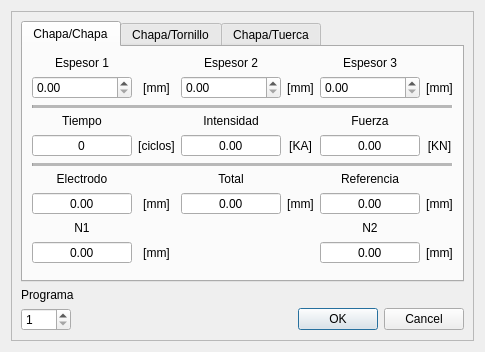
<?xml version="1.0" encoding="UTF-8"?>
<ui version="4.0">
 <class>Dialog</class>
 <widget class="QDialog" name="Dialog">
  <property name="geometry">
   <rect>
    <x>0</x>
    <y>0</y>
    <width>473</width>
    <height>352</height>
   </rect>
  </property>
  <property name="windowTitle">
   <string>Asistente</string>
  </property>
  <property name="windowIcon">
   <iconset>
    <normaloff>../../iconos/ic_asistente.svg</normaloff>../../iconos/ic_asistente.svg</iconset>
  </property>
  <property name="modal">
   <bool>true</bool>
  </property>
  <layout class="QVBoxLayout" name="verticalLayout">
   <item>
    <widget class="QFrame" name="frame">
     <property name="frameShape">
      <enum>QFrame::StyledPanel</enum>
     </property>
     <property name="frameShadow">
      <enum>QFrame::Raised</enum>
     </property>
     <layout class="QGridLayout" name="gridLayout">
      <item row="2" column="1">
       <widget class="QDialogButtonBox" name="buttonBox">
        <property name="orientation">
         <enum>Qt::Horizontal</enum>
        </property>
        <property name="standardButtons">
         <set>QDialogButtonBox::Cancel|QDialogButtonBox::Ok</set>
        </property>
       </widget>
      </item>
      <item row="2" column="0">
       <widget class="QSpinBox" name="caja_1">
        <property name="minimumSize">
         <size>
          <width>50</width>
          <height>0</height>
         </size>
        </property>
        <property name="maximumSize">
         <size>
          <width>50</width>
          <height>16777215</height>
         </size>
        </property>
        <property name="minimum">
         <number>1</number>
        </property>
        <property name="maximum">
         <number>255</number>
        </property>
       </widget>
      </item>
      <item row="1" column="0">
       <widget class="QLabel" name="lbl_1">
        <property name="text">
         <string>Programa</string>
        </property>
       </widget>
      </item>
      <item row="0" column="0" colspan="2">
       <widget class="QTabWidget" name="tabWidget">
        <property name="currentIndex">
         <number>0</number>
        </property>
        <widget class="QWidget" name="tab">
         <attribute name="title">
          <string>Chapa/Chapa</string>
         </attribute>
         <layout class="QGridLayout" name="gridLayout_2">
          <item row="7" column="0">
           <widget class="QDoubleSpinBox" name="caja_106">
            <property name="minimumSize">
             <size>
              <width>100</width>
              <height>0</height>
             </size>
            </property>
            <property name="maximumSize">
             <size>
              <width>100</width>
              <height>16777215</height>
             </size>
            </property>
            <property name="alignment">
             <set>Qt::AlignCenter</set>
            </property>
            <property name="readOnly">
             <bool>true</bool>
            </property>
            <property name="buttonSymbols">
             <enum>QAbstractSpinBox::NoButtons</enum>
            </property>
           </widget>
          </item>
          <item row="0" column="4">
           <widget class="QLabel" name="lbl_104">
            <property name="text">
             <string>Espesor 3</string>
            </property>
            <property name="alignment">
             <set>Qt::AlignCenter</set>
            </property>
           </widget>
          </item>
          <item row="7" column="4">
           <widget class="QDoubleSpinBox" name="caja_108">
            <property name="minimumSize">
             <size>
              <width>100</width>
              <height>0</height>
             </size>
            </property>
            <property name="maximumSize">
             <size>
              <width>100</width>
              <height>16777215</height>
             </size>
            </property>
            <property name="alignment">
             <set>Qt::AlignCenter</set>
            </property>
            <property name="readOnly">
             <bool>true</bool>
            </property>
            <property name="buttonSymbols">
             <enum>QAbstractSpinBox::NoButtons</enum>
            </property>
           </widget>
          </item>
          <item row="7" column="3">
           <widget class="QLabel" name="lbl_115">
            <property name="text">
             <string>[mm]</string>
            </property>
            <property name="alignment">
             <set>Qt::AlignCenter</set>
            </property>
           </widget>
          </item>
          <item row="4" column="3">
           <widget class="QLabel" name="lbl_109">
            <property name="text">
             <string>[KA]</string>
            </property>
            <property name="alignment">
             <set>Qt::AlignCenter</set>
            </property>
           </widget>
          </item>
          <item row="9" column="5">
           <widget class="QLabel" name="lbl_121">
            <property name="text">
             <string>[mm]</string>
            </property>
            <property name="alignment">
             <set>Qt::AlignCenter</set>
            </property>
           </widget>
          </item>
          <item row="0" column="0">
           <widget class="QLabel" name="lbl_100">
            <property name="text">
             <string>Espesor 1</string>
            </property>
            <property name="alignment">
             <set>Qt::AlignCenter</set>
            </property>
           </widget>
          </item>
          <item row="3" column="4">
           <widget class="QLabel" name="lbl_110">
            <property name="text">
             <string>Fuerza</string>
            </property>
            <property name="alignment">
             <set>Qt::AlignCenter</set>
            </property>
           </widget>
          </item>
          <item row="3" column="0">
           <widget class="QLabel" name="lbl_106">
            <property name="text">
             <string>Tiempo</string>
            </property>
            <property name="alignment">
             <set>Qt::AlignCenter</set>
            </property>
           </widget>
          </item>
          <item row="1" column="1">
           <widget class="QLabel" name="lbl_101">
            <property name="text">
             <string>[mm]</string>
            </property>
            <property name="alignment">
             <set>Qt::AlignCenter</set>
            </property>
           </widget>
          </item>
          <item row="1" column="3">
           <widget class="QLabel" name="lbl_103">
            <property name="text">
             <string>[mm]</string>
            </property>
            <property name="alignment">
             <set>Qt::AlignCenter</set>
            </property>
           </widget>
          </item>
          <item row="7" column="2">
           <widget class="QDoubleSpinBox" name="caja_107">
            <property name="minimumSize">
             <size>
              <width>100</width>
              <height>0</height>
             </size>
            </property>
            <property name="maximumSize">
             <size>
              <width>100</width>
              <height>16777215</height>
             </size>
            </property>
            <property name="alignment">
             <set>Qt::AlignCenter</set>
            </property>
            <property name="readOnly">
             <bool>true</bool>
            </property>
            <property name="buttonSymbols">
             <enum>QAbstractSpinBox::NoButtons</enum>
            </property>
           </widget>
          </item>
          <item row="1" column="2">
           <widget class="QDoubleSpinBox" name="caja_101">
            <property name="minimumSize">
             <size>
              <width>100</width>
              <height>0</height>
             </size>
            </property>
            <property name="maximumSize">
             <size>
              <width>100</width>
              <height>16777215</height>
             </size>
            </property>
           </widget>
          </item>
          <item row="5" column="0" colspan="6">
           <widget class="Line" name="line_3">
            <property name="frameShadow">
             <enum>QFrame::Sunken</enum>
            </property>
            <property name="midLineWidth">
             <number>10</number>
            </property>
            <property name="orientation">
             <enum>Qt::Horizontal</enum>
            </property>
           </widget>
          </item>
          <item row="7" column="1">
           <widget class="QLabel" name="lbl_113">
            <property name="text">
             <string>[mm]</string>
            </property>
            <property name="alignment">
             <set>Qt::AlignCenter</set>
            </property>
           </widget>
          </item>
          <item row="4" column="1">
           <widget class="QLabel" name="lbl_107">
            <property name="text">
             <string>[ciclos]</string>
            </property>
            <property name="alignment">
             <set>Qt::AlignCenter</set>
            </property>
           </widget>
          </item>
          <item row="1" column="0">
           <widget class="QDoubleSpinBox" name="caja_100">
            <property name="minimumSize">
             <size>
              <width>100</width>
              <height>0</height>
             </size>
            </property>
            <property name="maximumSize">
             <size>
              <width>100</width>
              <height>16777215</height>
             </size>
            </property>
           </widget>
          </item>
          <item row="4" column="5">
           <widget class="QLabel" name="lbl_111">
            <property name="text">
             <string>[KN]</string>
            </property>
            <property name="alignment">
             <set>Qt::AlignCenter</set>
            </property>
           </widget>
          </item>
          <item row="1" column="5">
           <widget class="QLabel" name="lbl_105">
            <property name="text">
             <string>[mm]</string>
            </property>
            <property name="alignment">
             <set>Qt::AlignCenter</set>
            </property>
           </widget>
          </item>
          <item row="6" column="2">
           <widget class="QLabel" name="lbl_114">
            <property name="text">
             <string>Total</string>
            </property>
            <property name="alignment">
             <set>Qt::AlignCenter</set>
            </property>
           </widget>
          </item>
          <item row="6" column="4">
           <widget class="QLabel" name="lbl_116">
            <property name="text">
             <string>Referencia</string>
            </property>
            <property name="alignment">
             <set>Qt::AlignCenter</set>
            </property>
           </widget>
          </item>
          <item row="0" column="2">
           <widget class="QLabel" name="lbl_102">
            <property name="text">
             <string>Espesor 2</string>
            </property>
            <property name="alignment">
             <set>Qt::AlignCenter</set>
            </property>
           </widget>
          </item>
          <item row="2" column="0" colspan="6">
           <widget class="Line" name="line">
            <property name="lineWidth">
             <number>1</number>
            </property>
            <property name="midLineWidth">
             <number>10</number>
            </property>
            <property name="orientation">
             <enum>Qt::Horizontal</enum>
            </property>
           </widget>
          </item>
          <item row="4" column="4">
           <widget class="QDoubleSpinBox" name="caja_105">
            <property name="minimumSize">
             <size>
              <width>100</width>
              <height>0</height>
             </size>
            </property>
            <property name="maximumSize">
             <size>
              <width>100</width>
              <height>16777215</height>
             </size>
            </property>
            <property name="alignment">
             <set>Qt::AlignCenter</set>
            </property>
            <property name="readOnly">
             <bool>true</bool>
            </property>
            <property name="buttonSymbols">
             <enum>QAbstractSpinBox::NoButtons</enum>
            </property>
           </widget>
          </item>
          <item row="6" column="0">
           <widget class="QLabel" name="lbl_112">
            <property name="text">
             <string>Electrodo</string>
            </property>
            <property name="alignment">
             <set>Qt::AlignCenter</set>
            </property>
           </widget>
          </item>
          <item row="9" column="4">
           <widget class="QDoubleSpinBox" name="caja_110">
            <property name="minimumSize">
             <size>
              <width>100</width>
              <height>0</height>
             </size>
            </property>
            <property name="maximumSize">
             <size>
              <width>100</width>
              <height>16777215</height>
             </size>
            </property>
            <property name="alignment">
             <set>Qt::AlignCenter</set>
            </property>
            <property name="readOnly">
             <bool>true</bool>
            </property>
            <property name="buttonSymbols">
             <enum>QAbstractSpinBox::NoButtons</enum>
            </property>
           </widget>
          </item>
          <item row="4" column="2">
           <widget class="QDoubleSpinBox" name="caja_104">
            <property name="minimumSize">
             <size>
              <width>100</width>
              <height>0</height>
             </size>
            </property>
            <property name="maximumSize">
             <size>
              <width>100</width>
              <height>16777215</height>
             </size>
            </property>
            <property name="alignment">
             <set>Qt::AlignCenter</set>
            </property>
            <property name="readOnly">
             <bool>true</bool>
            </property>
            <property name="buttonSymbols">
             <enum>QAbstractSpinBox::NoButtons</enum>
            </property>
           </widget>
          </item>
          <item row="1" column="4">
           <widget class="QDoubleSpinBox" name="caja_102">
            <property name="minimumSize">
             <size>
              <width>100</width>
              <height>0</height>
             </size>
            </property>
            <property name="maximumSize">
             <size>
              <width>100</width>
              <height>16777215</height>
             </size>
            </property>
           </widget>
          </item>
          <item row="4" column="0">
           <widget class="QSpinBox" name="caja_103">
            <property name="minimumSize">
             <size>
              <width>100</width>
              <height>0</height>
             </size>
            </property>
            <property name="maximumSize">
             <size>
              <width>100</width>
              <height>16777215</height>
             </size>
            </property>
            <property name="alignment">
             <set>Qt::AlignCenter</set>
            </property>
            <property name="readOnly">
             <bool>true</bool>
            </property>
            <property name="buttonSymbols">
             <enum>QAbstractSpinBox::NoButtons</enum>
            </property>
           </widget>
          </item>
          <item row="9" column="0">
           <widget class="QDoubleSpinBox" name="caja_109">
            <property name="minimumSize">
             <size>
              <width>100</width>
              <height>0</height>
             </size>
            </property>
            <property name="maximumSize">
             <size>
              <width>100</width>
              <height>16777215</height>
             </size>
            </property>
            <property name="alignment">
             <set>Qt::AlignCenter</set>
            </property>
            <property name="readOnly">
             <bool>true</bool>
            </property>
            <property name="buttonSymbols">
             <enum>QAbstractSpinBox::NoButtons</enum>
            </property>
           </widget>
          </item>
          <item row="8" column="0">
           <widget class="QLabel" name="lbl_118">
            <property name="text">
             <string>N1</string>
            </property>
            <property name="alignment">
             <set>Qt::AlignCenter</set>
            </property>
           </widget>
          </item>
          <item row="8" column="4">
           <widget class="QLabel" name="lbl_120">
            <property name="text">
             <string>N2</string>
            </property>
            <property name="alignment">
             <set>Qt::AlignCenter</set>
            </property>
           </widget>
          </item>
          <item row="3" column="2">
           <widget class="QLabel" name="lbl_108">
            <property name="text">
             <string>Intensidad</string>
            </property>
            <property name="alignment">
             <set>Qt::AlignCenter</set>
            </property>
           </widget>
          </item>
          <item row="7" column="5">
           <widget class="QLabel" name="lbl_117">
            <property name="text">
             <string>[mm]</string>
            </property>
            <property name="alignment">
             <set>Qt::AlignCenter</set>
            </property>
           </widget>
          </item>
          <item row="9" column="1">
           <widget class="QLabel" name="lbl_119">
            <property name="text">
             <string>[mm]</string>
            </property>
            <property name="alignment">
             <set>Qt::AlignCenter</set>
            </property>
           </widget>
          </item>
          <item row="10" column="0">
           <spacer name="verticalSpacer">
            <property name="orientation">
             <enum>Qt::Vertical</enum>
            </property>
            <property name="sizeHint" stdset="0">
             <size>
              <width>20</width>
              <height>40</height>
             </size>
            </property>
           </spacer>
          </item>
         </layout>
        </widget>
        <widget class="QWidget" name="tab_2">
         <attribute name="title">
          <string>Chapa/Tornillo</string>
         </attribute>
         <layout class="QGridLayout" name="gridLayout_3">
          <item row="4" column="0">
           <widget class="QSpinBox" name="caja_200">
            <property name="minimumSize">
             <size>
              <width>100</width>
              <height>0</height>
             </size>
            </property>
            <property name="maximumSize">
             <size>
              <width>100</width>
              <height>16777215</height>
             </size>
            </property>
            <property name="alignment">
             <set>Qt::AlignCenter</set>
            </property>
            <property name="readOnly">
             <bool>true</bool>
            </property>
            <property name="buttonSymbols">
             <enum>QAbstractSpinBox::NoButtons</enum>
            </property>
           </widget>
          </item>
          <item row="4" column="2">
           <widget class="QDoubleSpinBox" name="caja_201">
            <property name="minimumSize">
             <size>
              <width>100</width>
              <height>0</height>
             </size>
            </property>
            <property name="maximumSize">
             <size>
              <width>100</width>
              <height>16777215</height>
             </size>
            </property>
            <property name="alignment">
             <set>Qt::AlignCenter</set>
            </property>
            <property name="readOnly">
             <bool>true</bool>
            </property>
            <property name="buttonSymbols">
             <enum>QAbstractSpinBox::NoButtons</enum>
            </property>
           </widget>
          </item>
          <item row="1" column="0">
           <widget class="QComboBox" name="comboBox_100">
            <property name="minimumSize">
             <size>
              <width>100</width>
              <height>0</height>
             </size>
            </property>
            <property name="maximumSize">
             <size>
              <width>100</width>
              <height>16777215</height>
             </size>
            </property>
            <item>
             <property name="text">
              <string>M4 / M5</string>
             </property>
            </item>
            <item>
             <property name="text">
              <string>M6 / M7</string>
             </property>
            </item>
            <item>
             <property name="text">
              <string>M8</string>
             </property>
            </item>
            <item>
             <property name="text">
              <string>M10</string>
             </property>
            </item>
           </widget>
          </item>
          <item row="1" column="2">
           <widget class="QComboBox" name="comboBox_101">
            <property name="minimumSize">
             <size>
              <width>100</width>
              <height>0</height>
             </size>
            </property>
            <property name="maximumSize">
             <size>
              <width>100</width>
              <height>16777215</height>
             </size>
            </property>
            <item>
             <property name="text">
              <string>3</string>
             </property>
            </item>
            <item>
             <property name="text">
              <string>4</string>
             </property>
            </item>
           </widget>
          </item>
          <item row="5" column="0" colspan="6">
           <widget class="Line" name="line_4">
            <property name="midLineWidth">
             <number>10</number>
            </property>
            <property name="orientation">
             <enum>Qt::Horizontal</enum>
            </property>
           </widget>
          </item>
          <item row="0" column="2">
           <widget class="QLabel" name="lbl_201">
            <property name="text">
             <string>Improntas</string>
            </property>
            <property name="alignment">
             <set>Qt::AlignCenter</set>
            </property>
           </widget>
          </item>
          <item row="4" column="5">
           <widget class="QLabel" name="lbl_209">
            <property name="text">
             <string>[KN]</string>
            </property>
            <property name="alignment">
             <set>Qt::AlignCenter</set>
            </property>
           </widget>
          </item>
          <item row="4" column="4">
           <widget class="QDoubleSpinBox" name="caja_202">
            <property name="minimumSize">
             <size>
              <width>100</width>
              <height>0</height>
             </size>
            </property>
            <property name="maximumSize">
             <size>
              <width>100</width>
              <height>16777215</height>
             </size>
            </property>
            <property name="alignment">
             <set>Qt::AlignCenter</set>
            </property>
            <property name="readOnly">
             <bool>true</bool>
            </property>
            <property name="buttonSymbols">
             <enum>QAbstractSpinBox::NoButtons</enum>
            </property>
           </widget>
          </item>
          <item row="8" column="3">
           <widget class="QLabel" name="lbl_211">
            <property name="text">
             <string>[mm]</string>
            </property>
            <property name="alignment">
             <set>Qt::AlignCenter</set>
            </property>
           </widget>
          </item>
          <item row="4" column="1">
           <widget class="QLabel" name="lbl_205">
            <property name="text">
             <string>[ciclos]</string>
            </property>
            <property name="alignment">
             <set>Qt::AlignCenter</set>
            </property>
           </widget>
          </item>
          <item row="2" column="0" colspan="6">
           <widget class="Line" name="line_2">
            <property name="midLineWidth">
             <number>10</number>
            </property>
            <property name="orientation">
             <enum>Qt::Horizontal</enum>
            </property>
           </widget>
          </item>
          <item row="1" column="4">
           <widget class="QComboBox" name="comboBox_102">
            <property name="minimumSize">
             <size>
              <width>100</width>
              <height>0</height>
             </size>
            </property>
            <property name="maximumSize">
             <size>
              <width>100</width>
              <height>16777215</height>
             </size>
            </property>
            <item>
             <property name="text">
              <string>0.7</string>
             </property>
            </item>
            <item>
             <property name="text">
              <string>0.8</string>
             </property>
            </item>
            <item>
             <property name="text">
              <string>1</string>
             </property>
            </item>
            <item>
             <property name="text">
              <string>1.25</string>
             </property>
            </item>
            <item>
             <property name="text">
              <string>1.6</string>
             </property>
            </item>
            <item>
             <property name="text">
              <string>2</string>
             </property>
            </item>
            <item>
             <property name="text">
              <string>2.4</string>
             </property>
            </item>
            <item>
             <property name="text">
              <string>3.2</string>
             </property>
            </item>
           </widget>
          </item>
          <item row="1" column="5">
           <widget class="QLabel" name="lbl_203">
            <property name="text">
             <string>[mm]</string>
            </property>
            <property name="alignment">
             <set>Qt::AlignCenter</set>
            </property>
           </widget>
          </item>
          <item row="0" column="0">
           <widget class="QLabel" name="lbl_200">
            <property name="text">
             <string>Metrica</string>
            </property>
            <property name="alignment">
             <set>Qt::AlignCenter</set>
            </property>
           </widget>
          </item>
          <item row="4" column="3">
           <widget class="QLabel" name="lbl_207">
            <property name="text">
             <string>[KA]</string>
            </property>
            <property name="alignment">
             <set>Qt::AlignCenter</set>
            </property>
           </widget>
          </item>
          <item row="8" column="2">
           <widget class="QDoubleSpinBox" name="caja_203">
            <property name="minimumSize">
             <size>
              <width>100</width>
              <height>0</height>
             </size>
            </property>
            <property name="maximumSize">
             <size>
              <width>100</width>
              <height>16777215</height>
             </size>
            </property>
            <property name="alignment">
             <set>Qt::AlignCenter</set>
            </property>
            <property name="readOnly">
             <bool>true</bool>
            </property>
            <property name="buttonSymbols">
             <enum>QAbstractSpinBox::NoButtons</enum>
            </property>
           </widget>
          </item>
          <item row="6" column="2">
           <widget class="QLabel" name="lbl_210">
            <property name="text">
             <string>Destructivo</string>
            </property>
            <property name="alignment">
             <set>Qt::AlignCenter</set>
            </property>
           </widget>
          </item>
          <item row="0" column="4">
           <widget class="QLabel" name="lbl_202">
            <property name="text">
             <string>Chapa</string>
            </property>
            <property name="alignment">
             <set>Qt::AlignCenter</set>
            </property>
           </widget>
          </item>
          <item row="3" column="4">
           <widget class="QLabel" name="lbl_208">
            <property name="text">
             <string>Fuerza</string>
            </property>
            <property name="alignment">
             <set>Qt::AlignCenter</set>
            </property>
           </widget>
          </item>
          <item row="3" column="0">
           <widget class="QLabel" name="lbl_204">
            <property name="text">
             <string>Tiempo</string>
            </property>
            <property name="alignment">
             <set>Qt::AlignCenter</set>
            </property>
           </widget>
          </item>
          <item row="3" column="2">
           <widget class="QLabel" name="lbl_206">
            <property name="text">
             <string>Intensidad</string>
            </property>
            <property name="alignment">
             <set>Qt::AlignCenter</set>
            </property>
           </widget>
          </item>
          <item row="9" column="2">
           <spacer name="verticalSpacer_2">
            <property name="orientation">
             <enum>Qt::Vertical</enum>
            </property>
            <property name="sizeHint" stdset="0">
             <size>
              <width>20</width>
              <height>40</height>
             </size>
            </property>
           </spacer>
          </item>
         </layout>
        </widget>
        <widget class="QWidget" name="tab_3">
         <attribute name="title">
          <string>Chapa/Tuerca</string>
         </attribute>
         <layout class="QGridLayout" name="gridLayout_4">
          <item row="4" column="4">
           <widget class="QDoubleSpinBox" name="caja_302">
            <property name="minimumSize">
             <size>
              <width>100</width>
              <height>0</height>
             </size>
            </property>
            <property name="maximumSize">
             <size>
              <width>100</width>
              <height>16777215</height>
             </size>
            </property>
            <property name="alignment">
             <set>Qt::AlignCenter</set>
            </property>
            <property name="readOnly">
             <bool>true</bool>
            </property>
            <property name="buttonSymbols">
             <enum>QAbstractSpinBox::NoButtons</enum>
            </property>
           </widget>
          </item>
          <item row="7" column="3">
           <widget class="QLabel" name="lbl_311">
            <property name="text">
             <string>[mm]</string>
            </property>
            <property name="alignment">
             <set>Qt::AlignCenter</set>
            </property>
           </widget>
          </item>
          <item row="0" column="4">
           <widget class="QLabel" name="lbl_302">
            <property name="text">
             <string>Chapa</string>
            </property>
            <property name="alignment">
             <set>Qt::AlignCenter</set>
            </property>
           </widget>
          </item>
          <item row="0" column="2">
           <widget class="QLabel" name="lbl_301">
            <property name="text">
             <string>Improntas</string>
            </property>
            <property name="alignment">
             <set>Qt::AlignCenter</set>
            </property>
           </widget>
          </item>
          <item row="3" column="2">
           <widget class="QLabel" name="lbl_306">
            <property name="text">
             <string>Intensidad</string>
            </property>
            <property name="alignment">
             <set>Qt::AlignCenter</set>
            </property>
           </widget>
          </item>
          <item row="3" column="4">
           <widget class="QLabel" name="lbl_308">
            <property name="text">
             <string>Fuerza</string>
            </property>
            <property name="alignment">
             <set>Qt::AlignCenter</set>
            </property>
           </widget>
          </item>
          <item row="1" column="2">
           <widget class="QComboBox" name="comboBox_201">
            <property name="minimumSize">
             <size>
              <width>100</width>
              <height>0</height>
             </size>
            </property>
            <property name="maximumSize">
             <size>
              <width>100</width>
              <height>16777215</height>
             </size>
            </property>
            <item>
             <property name="text">
              <string>3</string>
             </property>
            </item>
            <item>
             <property name="text">
              <string>4</string>
             </property>
            </item>
           </widget>
          </item>
          <item row="5" column="0" colspan="6">
           <widget class="Line" name="line_5">
            <property name="midLineWidth">
             <number>10</number>
            </property>
            <property name="orientation">
             <enum>Qt::Horizontal</enum>
            </property>
           </widget>
          </item>
          <item row="1" column="0">
           <widget class="QComboBox" name="comboBox_200">
            <property name="minimumSize">
             <size>
              <width>100</width>
              <height>0</height>
             </size>
            </property>
            <property name="maximumSize">
             <size>
              <width>100</width>
              <height>16777215</height>
             </size>
            </property>
            <item>
             <property name="text">
              <string>M4 / M5</string>
             </property>
            </item>
            <item>
             <property name="text">
              <string>M6 / M7</string>
             </property>
            </item>
            <item>
             <property name="text">
              <string>M8 / M9</string>
             </property>
            </item>
            <item>
             <property name="text">
              <string>M10</string>
             </property>
            </item>
            <item>
             <property name="text">
              <string>M12 / M14</string>
             </property>
            </item>
            <item>
             <property name="text">
              <string>M16</string>
             </property>
            </item>
           </widget>
          </item>
          <item row="4" column="5">
           <widget class="QLabel" name="lbl_309">
            <property name="text">
             <string>[KN]</string>
            </property>
            <property name="alignment">
             <set>Qt::AlignCenter</set>
            </property>
           </widget>
          </item>
          <item row="2" column="0" colspan="6">
           <widget class="Line" name="line_6">
            <property name="midLineWidth">
             <number>10</number>
            </property>
            <property name="orientation">
             <enum>Qt::Horizontal</enum>
            </property>
           </widget>
          </item>
          <item row="6" column="2">
           <widget class="QLabel" name="lbl_310">
            <property name="text">
             <string>Destructivo</string>
            </property>
            <property name="alignment">
             <set>Qt::AlignCenter</set>
            </property>
           </widget>
          </item>
          <item row="1" column="5">
           <widget class="QLabel" name="lbl_303">
            <property name="text">
             <string>[mm]</string>
            </property>
            <property name="alignment">
             <set>Qt::AlignCenter</set>
            </property>
           </widget>
          </item>
          <item row="4" column="2">
           <widget class="QDoubleSpinBox" name="caja_301">
            <property name="minimumSize">
             <size>
              <width>100</width>
              <height>0</height>
             </size>
            </property>
            <property name="maximumSize">
             <size>
              <width>100</width>
              <height>16777215</height>
             </size>
            </property>
            <property name="alignment">
             <set>Qt::AlignCenter</set>
            </property>
            <property name="readOnly">
             <bool>true</bool>
            </property>
            <property name="buttonSymbols">
             <enum>QAbstractSpinBox::NoButtons</enum>
            </property>
           </widget>
          </item>
          <item row="7" column="2">
           <widget class="QDoubleSpinBox" name="caja_303">
            <property name="minimumSize">
             <size>
              <width>100</width>
              <height>0</height>
             </size>
            </property>
            <property name="maximumSize">
             <size>
              <width>100</width>
              <height>16777215</height>
             </size>
            </property>
            <property name="alignment">
             <set>Qt::AlignCenter</set>
            </property>
            <property name="readOnly">
             <bool>true</bool>
            </property>
            <property name="buttonSymbols">
             <enum>QAbstractSpinBox::NoButtons</enum>
            </property>
           </widget>
          </item>
          <item row="4" column="3">
           <widget class="QLabel" name="lbl_307">
            <property name="text">
             <string>[KA]</string>
            </property>
            <property name="alignment">
             <set>Qt::AlignCenter</set>
            </property>
           </widget>
          </item>
          <item row="1" column="4">
           <widget class="QComboBox" name="comboBox_202">
            <property name="minimumSize">
             <size>
              <width>100</width>
              <height>0</height>
             </size>
            </property>
            <property name="maximumSize">
             <size>
              <width>100</width>
              <height>16777215</height>
             </size>
            </property>
            <item>
             <property name="text">
              <string>0.7</string>
             </property>
            </item>
            <item>
             <property name="text">
              <string>0.8</string>
             </property>
            </item>
            <item>
             <property name="text">
              <string>1</string>
             </property>
            </item>
            <item>
             <property name="text">
              <string>1.25</string>
             </property>
            </item>
            <item>
             <property name="text">
              <string>1.6</string>
             </property>
            </item>
            <item>
             <property name="text">
              <string>2</string>
             </property>
            </item>
            <item>
             <property name="text">
              <string>2.4</string>
             </property>
            </item>
            <item>
             <property name="text">
              <string>3.2</string>
             </property>
            </item>
           </widget>
          </item>
          <item row="4" column="0">
           <widget class="QSpinBox" name="caja_300">
            <property name="minimumSize">
             <size>
              <width>100</width>
              <height>0</height>
             </size>
            </property>
            <property name="maximumSize">
             <size>
              <width>100</width>
              <height>16777215</height>
             </size>
            </property>
            <property name="alignment">
             <set>Qt::AlignCenter</set>
            </property>
            <property name="readOnly">
             <bool>true</bool>
            </property>
            <property name="buttonSymbols">
             <enum>QAbstractSpinBox::NoButtons</enum>
            </property>
           </widget>
          </item>
          <item row="0" column="0">
           <widget class="QLabel" name="lbl_300">
            <property name="text">
             <string>Metrica</string>
            </property>
            <property name="alignment">
             <set>Qt::AlignCenter</set>
            </property>
           </widget>
          </item>
          <item row="3" column="0">
           <widget class="QLabel" name="lbl_304">
            <property name="text">
             <string>Tiempo</string>
            </property>
            <property name="alignment">
             <set>Qt::AlignCenter</set>
            </property>
           </widget>
          </item>
          <item row="4" column="1">
           <widget class="QLabel" name="lbl_305">
            <property name="text">
             <string>[ciclos]</string>
            </property>
            <property name="alignment">
             <set>Qt::AlignCenter</set>
            </property>
           </widget>
          </item>
          <item row="8" column="2">
           <spacer name="verticalSpacer_3">
            <property name="orientation">
             <enum>Qt::Vertical</enum>
            </property>
            <property name="sizeHint" stdset="0">
             <size>
              <width>20</width>
              <height>40</height>
             </size>
            </property>
           </spacer>
          </item>
         </layout>
        </widget>
       </widget>
      </item>
     </layout>
    </widget>
   </item>
  </layout>
 </widget>
 <resources/>
 <connections>
  <connection>
   <sender>buttonBox</sender>
   <signal>accepted()</signal>
   <receiver>Dialog</receiver>
   <slot>accept()</slot>
   <hints>
    <hint type="sourcelabel">
     <x>248</x>
     <y>254</y>
    </hint>
    <hint type="destinationlabel">
     <x>157</x>
     <y>274</y>
    </hint>
   </hints>
  </connection>
  <connection>
   <sender>buttonBox</sender>
   <signal>rejected()</signal>
   <receiver>Dialog</receiver>
   <slot>reject()</slot>
   <hints>
    <hint type="sourcelabel">
     <x>316</x>
     <y>260</y>
    </hint>
    <hint type="destinationlabel">
     <x>286</x>
     <y>274</y>
    </hint>
   </hints>
  </connection>
 </connections>
</ui>
